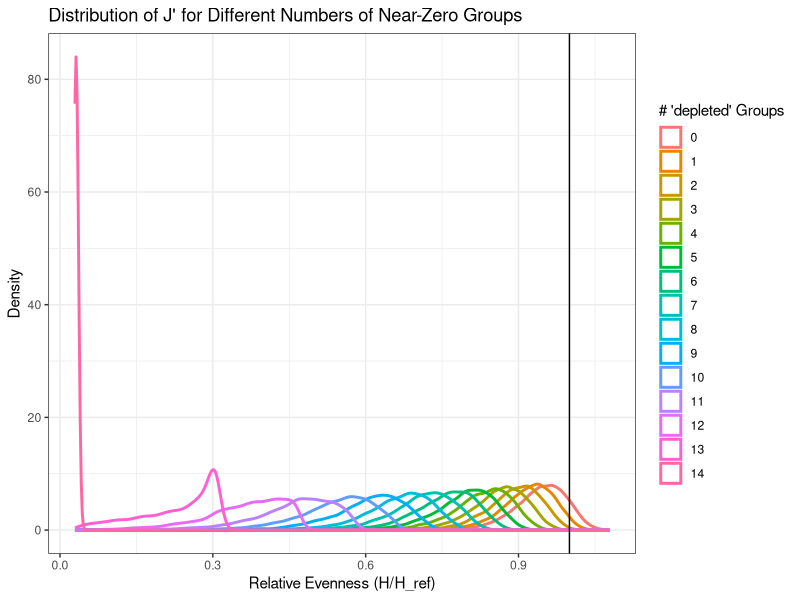
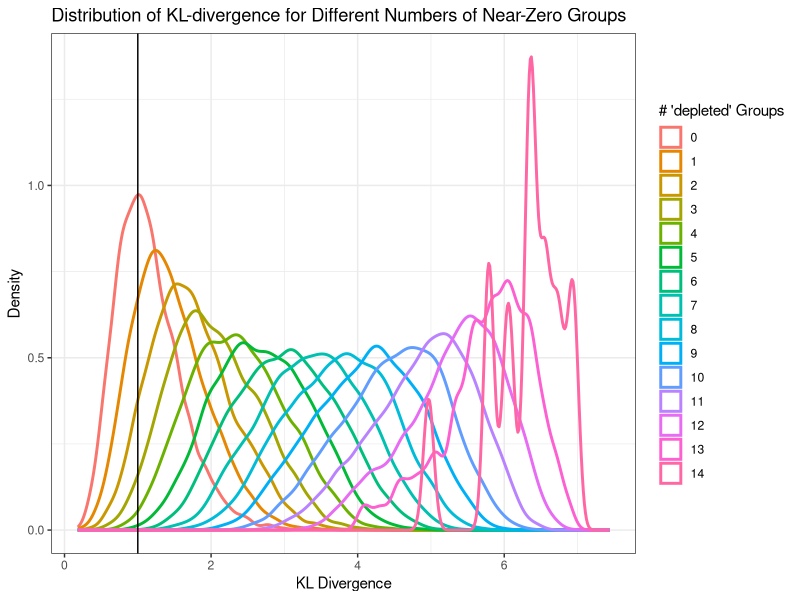
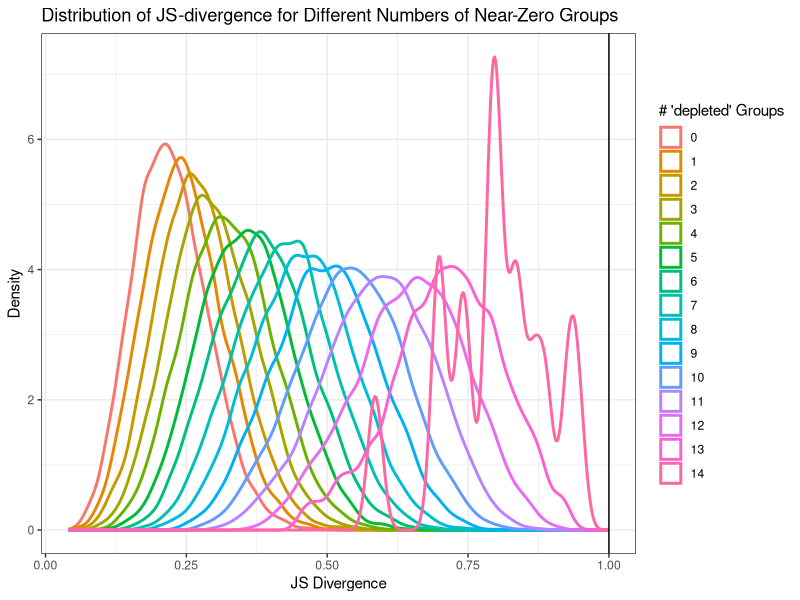
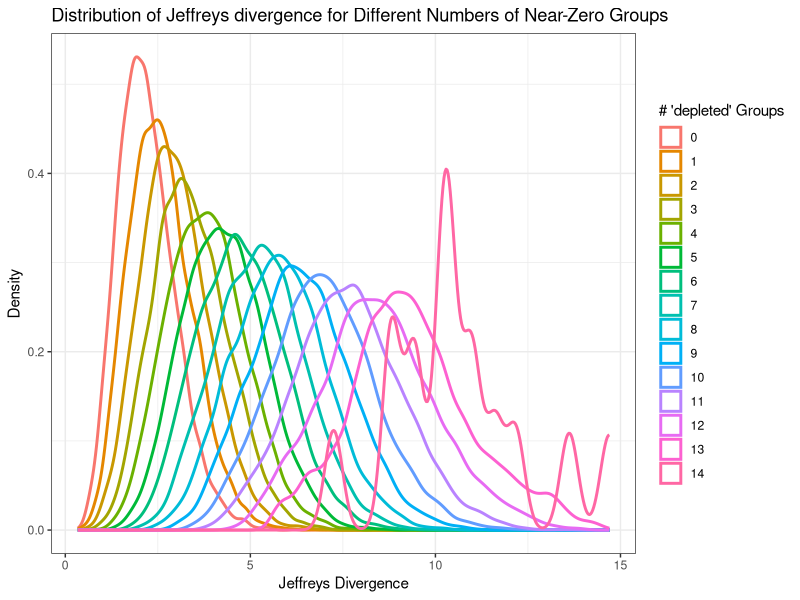
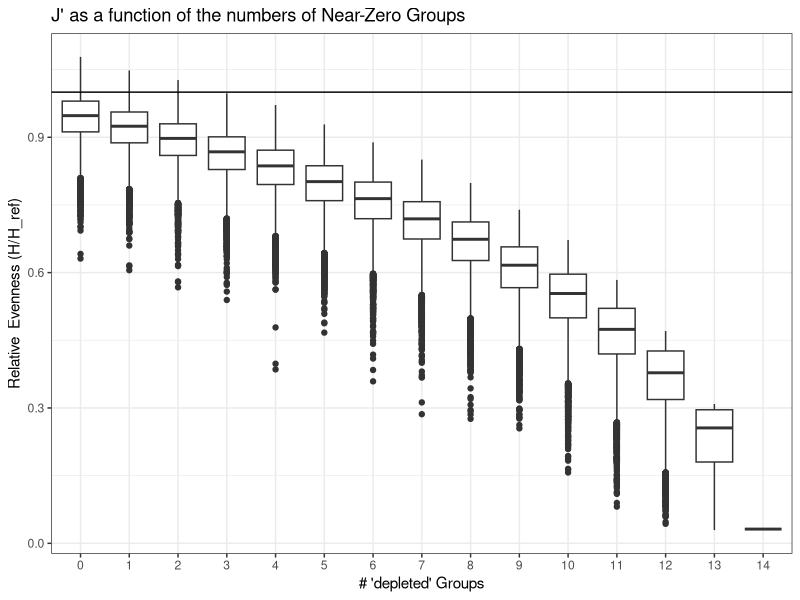
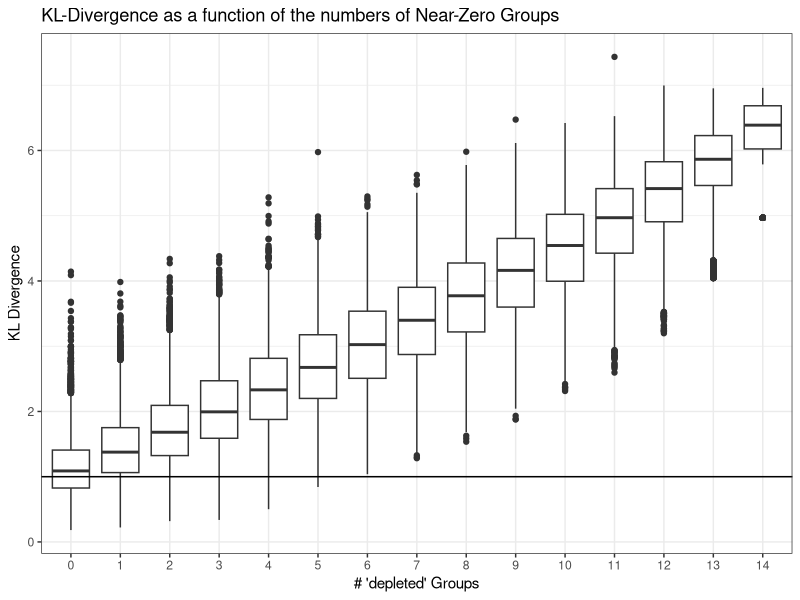
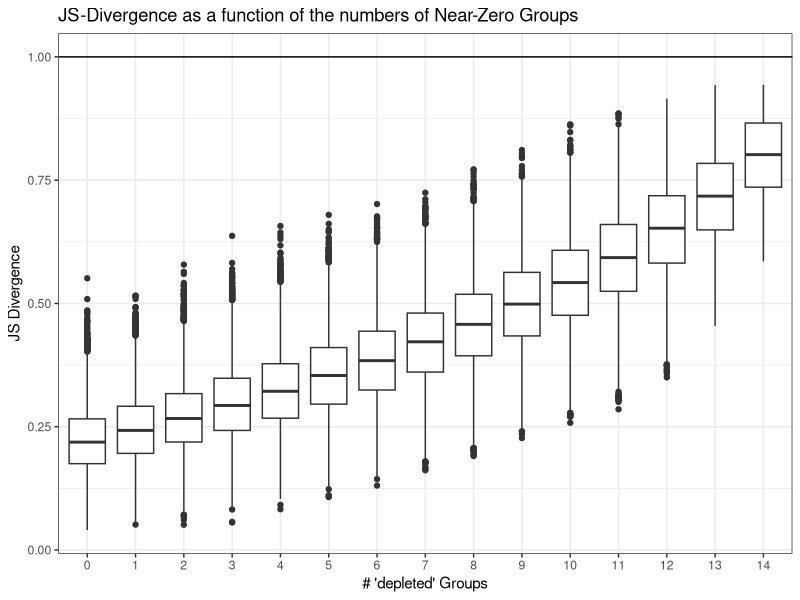
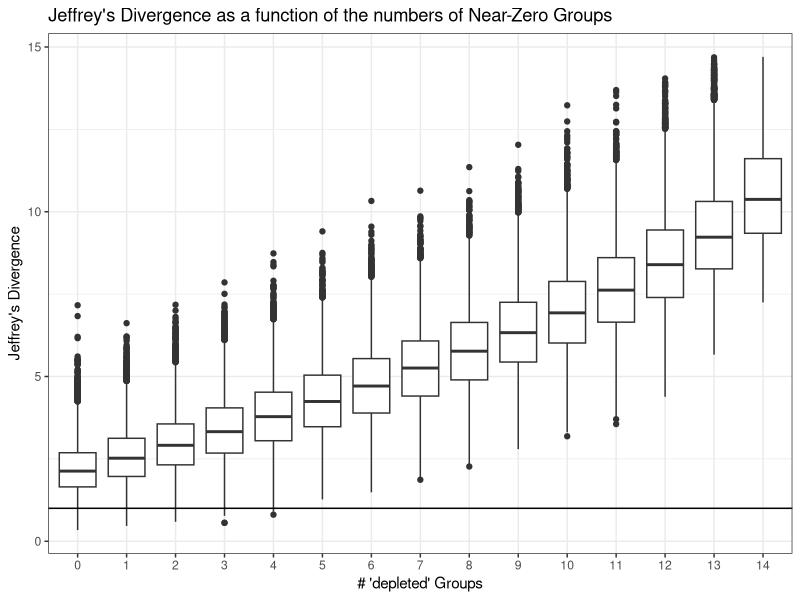

These charts were generated, in order, by the following R code:
# Define fixed parameters
N <- 15
A <- 1000
near_zero_probability <- (1/N)*0.01

# Define your reference proportion
# This can be any probability vector that sums to 1.
# Example: a highly uneven distribution
set.seed(10)
reference_proportion <-  gtools::rdirichlet(1, rep(1, N))

# Check that the reference proportion is valid
if (abs(sum(reference_proportion) - 1) > 1e-9 || length(reference_proportion) != N) {
  stop("Invalid reference proportion: must sum to 1 and have length N.")
}

# Function to calculate Evenness relative to a reference proportion
calculate_relative_evenness <- function(proportions_ref, proportions_obs) {
  # Calculate observed proportions
  proportions_obs[proportions_obs == 0] <- 1e-12 
  
  # Calculate observed Shannon entropy
  shannon_entropy_obs <- -sum(proportions_obs * log(proportions_obs))
  
  # Calculate reference Shannon entropy
  shannon_entropy_ref <- -sum(proportions_ref * log(proportions_ref))
  
  # Calculate relative evenness (normalized by the reference entropy)
  # A value of 1 means observed evenness equals reference evenness.
  # A value > 1 means observed evenness is greater than the reference.
  relative_evenness <- shannon_entropy_obs / shannon_entropy_ref
  
  return(relative_evenness)
}

calculate_KL_divergence <- function(proportions_ref, proportions_obs) {
  # Handle cases where proportions might be zero
  proportions_ref[proportions_ref == 0] <- 1e-12 
  proportions_obs[proportions_obs == 0] <- 1e-12 
  
  # The KL formula is sum(P_ref * log2(P_ref / P_obs))
  # Note the use of log2() to ensure the result is in bits
  kl_divergence <- sum(proportions_ref * log2(proportions_ref / proportions_obs))
  
  return(kl_divergence)
}

# Function to calculate Jensen-Shannon (JS) divergence
calculate_JS_divergence <- function(proportions_ref, proportions_obs) {
  # Calculate the average distribution (M)
  proportions_M <- (proportions_ref + proportions_obs) / 2
  
  # Calculate the two KL divergence terms
  kl_ref_to_M <- calculate_KL_divergence(proportions_ref, proportions_M)
  kl_obs_to_M <- calculate_KL_divergence(proportions_obs, proportions_M)
  
  # JS divergence is the average of the two KL divergences
  js_divergence <- (kl_ref_to_M + kl_obs_to_M) / 2
  
  return(js_divergence)
}


# Function to calculate Jeffreys divergence
calculate_Jeffreys_divergence <- function(proportions_ref, proportions_obs) {
  # Calculate the two KL divergence terms
  kl_ref_to_obs <- calculate_KL_divergence(proportions_ref, proportions_obs)
  kl_obs_to_ref <- calculate_KL_divergence(proportions_obs, proportions_ref)
  
  # Jeffreys divergence is the sum of the two KL divergences
  jeffreys_divergence <- kl_ref_to_obs + kl_obs_to_ref
  
  return(jeffreys_divergence)
}
# ---------------------------------------------------

# Install and load required packages
# install.packages("gtools")
# install.packages("ggplot2")
library(gtools)
library(ggplot2)

# Set the number of simulations per P value
num_simulations <- 10000

# Create an empty data frame to store all results
all_results <- data.frame(Relative_Evenness = numeric(),
                          KL_divergence= numeric(),
                          JS_divergence= numeric(),
                          Jef_divergence = numeric(),
                          P = factor())

# Outer loop to iterate through the number of near-zero groups (P)
for (P in 0:(N-1)) {
  
  # Inner loop for the simulations
  relative_evenness_for_P <- numeric(num_simulations)
  KL_divergence_for_P <- numeric(num_simulations)
  JS_divergence_for_P = numeric(num_simulations)
  Jef_divergence_for_P =numeric(num_simulations)
  
  for (i in 1:num_simulations) {
    # Step 1: Create a probability vector with P near-zero groups
    prob_vector <- rep(0, N)
    
    if (P == 0) {
      prob_vector <- gtools::rdirichlet(1, rep(1, N))
    } else {
      near_zero_indices <- sample(1:N, P)
      prob_vector[near_zero_indices] <- near_zero_probability
      remaining_prob <- 1 - (P * near_zero_probability)
      non_near_zero_indices <- setdiff(1:N, near_zero_indices)
      prob_vector[non_near_zero_indices] <- gtools::rdirichlet(1, rep(1, N - P)) * remaining_prob
    }
    
  # Step 3: Calculate J' and store the result
    
    relative_evenness_for_P[i] <- calculate_relative_evenness(reference_proportion,prob_vector)
    KL_divergence_for_P[i] <- calculate_KL_divergence(reference_proportion,prob_vector)
    JS_divergence_for_P[i] <- calculate_JS_divergence(reference_proportion,prob_vector)
    Jef_divergence_for_P[i] <- calculate_Jeffreys_divergence(reference_proportion,prob_vector)
    
  }
  
  # Append the results for this P to the main data frame
  new_data <- data.frame(Relative_Evenness = relative_evenness_for_P,
                         KL_divergence = KL_divergence_for_P,
                         JS_divergence = JS_divergence_for_P,
                         Jef_divergence = Jef_divergence_for_P,
                         P = factor(rep(P, num_simulations)))
  all_results <- rbind(all_results, new_data)
}

# ---------------------------------------------------

# Create a single faceted ggplot plot and save to file
ggplot(all_results, aes(x = Relative_Evenness)) +
  # Density curves for each P
  geom_density(aes(color = P), linewidth = 1) +
  # Overall density curve overlaid in black
  # geom_density(color = "black", linetype = "dashed", linewidth = 1, inherit.aes = FALSE,
  # data = all_results, aes(x = J_prime)) +
  labs(
    title = "Distribution of J' for Different Numbers of Near-Zero Groups",
    x = "Relative Evenness (H/H_ref)",
    y = "Density"
  ) +
  theme_bw() +
  geom_vline(xintercept = 1)+
  scale_color_discrete(name = "# 'depleted' Groups") 
  

ggsave(here::here('figures',"relative_evenness_test_density.png"), width = 10, height = 8)

ggplot(all_results, aes(x = KL_divergence)) +
  # Density curves for each P
  geom_density(aes(color = P), linewidth = 1) +
  # Overall density curve overlaid in black
  # geom_density(color = "black", linetype = "dashed", linewidth = 1, inherit.aes = FALSE,
  # data = all_results, aes(x = J_prime)) +
  labs(
    title = "Distribution of KL-divergence for Different Numbers of Near-Zero Groups",
    x = "KL Divergence",
    y = "Density"
  ) +
  theme_bw() +
  geom_vline(xintercept = 1)+
  scale_color_discrete(name = "# 'depleted' Groups") 
  
ggsave(here::here('figures',"KL_divergence_test_density.png"), width = 10, height = 8)

ggplot(all_results, aes(x = JS_divergence)) +
  # Density curves for each P
  geom_density(aes(color = P), linewidth = 1) +
  # Overall density curve overlaid in black
  # geom_density(color = "black", linetype = "dashed", linewidth = 1, inherit.aes = FALSE,
  # data = all_results, aes(x = J_prime)) +
  labs(
    title = "Distribution of JS-divergence for Different Numbers of Near-Zero Groups",
    x = "JS Divergence",
    y = "Density"
  ) +
  theme_bw() +
  geom_vline(xintercept = 1)+
  scale_color_discrete(name = "# 'depleted' Groups") 

ggsave(here::here('figures',"JS_divergence_test_density.png"), width = 10, height = 8)

ggplot(all_results, aes(x = Jef_divergence)) +
  # Density curves for each P
  geom_density(aes(color = P), linewidth = 1) +
  # Overall density curve overlaid in black
  # geom_density(color = "black", linetype = "dashed", linewidth = 1, inherit.aes = FALSE,
  # data = all_results, aes(x = J_prime)) +
  labs(
    title = "Distribution of Jeffreys divergence for Different Numbers of Near-Zero Groups",
    x = "Jeffreys Divergence",
    y = "Density"
  ) +
  theme_bw() +
  # geom_vline(xintercept = 1)+
  scale_color_discrete(name = "# 'depleted' Groups") 

ggsave(here::here('figures',"jeffreys_divergence_test_density.png"), width = 10, height = 8)

# all_results_mean = all_results |>
#   group_by(P) |>
#   summarize(Relative_Evenness_median = median(Relative_Evenness,na.rm=T),
#             KL_divergence_median = median(KL_divergence,na.rm=T),
#             JS_divergence_median)
  
ggplot(all_results, aes(x = P, y = Relative_Evenness))+
  geom_boxplot()+
  labs(
    title = "J' as a function of the numbers of Near-Zero Groups",
    x = "# 'depleted' Groups",
    y = "Relative  Evenness (H/H_ref)"
  ) +
  theme_bw() +
  geom_hline(yintercept = 1)+
  scale_color_discrete(name = "# 'extinct' Groups") 
  
ggsave(here::here('figures',"relative_evenness_test_depleted.png"), width = 10, height = 8)


ggplot(all_results, aes(x = P, y = KL_divergence))+
  geom_boxplot()+
  labs(
    title = "KL-Divergence as a function of the numbers of Near-Zero Groups",
    x = "# 'depleted' Groups",
    y = "KL Divergence"
  ) +
  theme_bw() +
  geom_hline(yintercept = 1)+
  scale_color_discrete(name = "# 'extinct' Groups") 

ggsave(here::here('figures',"KL_divergence_test_depleted.png"), width = 10, height = 8)

ggplot(all_results, aes(x = P, y = JS_divergence))+
  geom_boxplot()+
  labs(
    title = "JS-Divergence as a function of the numbers of Near-Zero Groups",
    x = "# 'depleted' Groups",
    y = "JS Divergence"
  ) +
  theme_bw() +
  geom_hline(yintercept = 1)+
  scale_color_discrete(name = "# 'depleted' Groups") 

ggsave(here::here('figures',"JS_divergence_test_depleted.png"), width = 10, height = 8)

ggplot(all_results, aes(x = P, y = Jef_divergence))+
  geom_boxplot()+
  labs(
    title = "Jeffrey's Divergence as a function of the numbers of Near-Zero Groups",
    x = "# 'depleted' Groups",
    y = "Jeffrey's Divergence"
  ) +
  theme_bw() +
  geom_hline(yintercept = 1)+
  scale_color_discrete(name = "# 'depleted' Groups") 

ggsave(here::here('figures',"jeffreys_divergence_test_depleted.png"), width = 10, height = 8)
